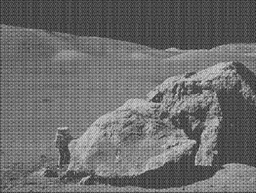
#> input picture lab_5/periodic_noise.JPG, 256 x 193 px, shrunk from 787 x 594 before the run
$ jupyter execute lab_5.ipynb
#> lines starting #> are read from the running program, lines starting #| are printed output that depends on the picture; after the words box and inside, x2 and y2 are one past the last pixel; in counts of white or black regions, pixels touching at a corner belong together
[cell 1]
import numpy as np
import cv2 as cv
from matplotlib import pyplot as plt

Реализуйте высокочастотную фильтрацию на основе ядра Гаусса

[cell 2]
img = cv.imread('periodic_noise.JPG', cv.IMREAD_GRAYSCALE)
#> img is the input picture: shape (193, 256); min 25, max 231, mean 107.7

dft = cv.dft(np.float32(img), flags = cv.DFT_COMPLEX_OUTPUT)
dft_shift = np.fft.fftshift(dft)

magnitude_spectrum = 20*np.log(cv.magnitude(dft_shift[:,:,0],dft_shift[:,:,1]))
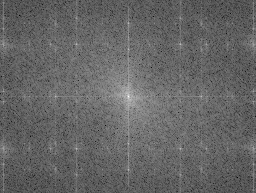
#> magnitude_spectrum: shape (193, 256) float32; min 44.96, max 309.8, mean 150.5; drawn with min black and max white

plt.subplot(121),plt.imshow(img, cmap = 'gray')
plt.title('Input Image'), plt.xticks([]), plt.yticks([])
plt.subplot(122),plt.imshow(magnitude_spectrum, cmap = 'gray')
plt.title('Magnitude Spectrum'), plt.xticks([]), plt.yticks([])
plt.show()
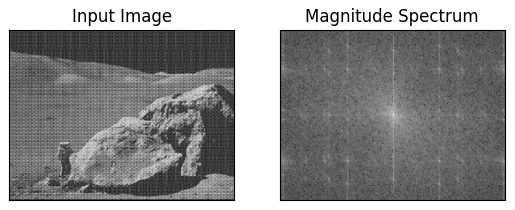
#> figure drawn by matplotlib, 2 panels

[cell 3]
rows, cols = img.shape
#> rows = 193; cols = 256
center_row, center_col = rows // 2, cols // 2
#> center_row = 96; center_col = 128

mask = np.ones((rows, cols, 2), np.float32)

sigma = 30
for i in range(rows):
    for j in range(cols):
        dist = np.sqrt((i - center_row)**2 + (j - center_col)**2)
        mask[i, j, :] = 1 - np.exp(-(dist**2)/(2 * sigma**2))

dft_shift = dft_shift * mask

f_ishift = np.fft.ifftshift(dft_shift)
img_back = cv.idft(f_ishift)
img_back = cv.magnitude(img_back[:,:,0],img_back[:,:,1])
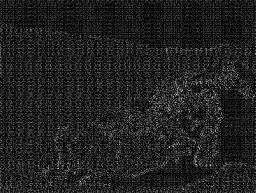
#> img_back: shape (193, 256) float32; min 0.898, max 4713413.5, mean 627444.8; drawn with min black and max white
mask_hpf_vis = mask[:,:,0]
plt.subplot(231),plt.imshow(img, cmap = 'gray')
plt.title('Input Image'), plt.xticks([]), plt.yticks([])
plt.subplot(232),plt.imshow(mask_hpf_vis, cmap = 'gray')
plt.title('Mask'), plt.xticks([]), plt.yticks([])
plt.subplot(233),plt.imshow(img_back, cmap = 'gray')
plt.title('Filtered image'), plt.xticks([]), plt.yticks([])
plt.show()
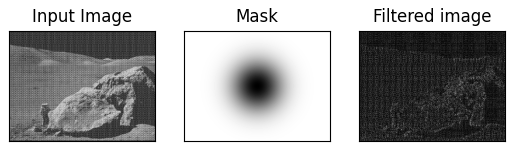
#> figure drawn by matplotlib, 3 panels

Реализуйте удаление периодического шума

[cell 4]
dft = cv.dft(np.float32(img),flags = cv.DFT_COMPLEX_OUTPUT)
dft_shift = np.fft.fftshift(dft)

magnitude_spectrum = 20*np.log(cv.magnitude(dft_shift[:,:,0],dft_shift[:,:,1]))

magnitude_norm = cv.normalize(magnitude_spectrum, None, 0, 255, cv.NORM_MINMAX, cv.CV_8U)

_, thresh = cv.threshold(magnitude_norm, 200, 255, cv.THRESH_BINARY)
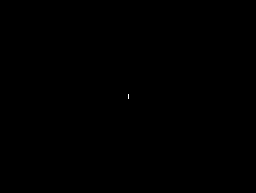
#> thresh: shape (193, 256); 0.01% white in thin lines or dots, all inside (x1, y1, x2, y2) = (128, 94, 129, 99)

peaks = cv.findNonZero(thresh)
#> peaks = [[128, 94], [128, 95], [128, 96], [128, 97], [128, 98]]

rows, cols = img.shape
noise_mask = np.ones((rows, cols, 2), dtype=np.float32)
r = 5

center_row, center_col = cols // 2, rows // 2
#> center_row = 128; center_col = 96

if peaks is not None:
    for pt in peaks:
        x, y = pt[0]

        if (x - center_row)**2 + (y - center_col)**2 < r**2:
            continue

        for i in range(rows):
            for j in range(cols):
                if (i - y)**2 + (j - x)**2 < r**2:
                    noise_mask[i, j, :] = 0
#> this loop made 5 passes

dft_shift_filtred = dft_shift * noise_mask

f_ishift = np.fft.ifftshift(dft_shift_filtred)
img_back = cv.idft(f_ishift)
img_back = cv.magnitude(img_back[:,:,0],img_back[:,:,1])
img_back = cv.normalize(img_back, None, 0,255, cv.NORM_MINMAX)
img_back = np.uint8(img_back)

plt.subplot(221),plt.imshow(img, cmap = 'gray')
plt.title('Input Image'), plt.xticks([]), plt.yticks([])
plt.subplot(222),plt.imshow(img_back, cmap = 'gray')
plt.title('Filtered image'), plt.xticks([]), plt.yticks([])
plt.show()

[cell 5]
dft1 = cv.dft(np.float32(img_back), flags = cv.DFT_COMPLEX_OUTPUT)
dft1_shift = np.fft.fftshift(dft1)

magnitude_spectrum1 = 20*np.log(cv.magnitude(dft1_shift[:,:,0],dft_shift[:,:,1]))

plt.subplot(122),plt.imshow(magnitude_spectrum1, cmap = 'gray')
plt.title('Magnitude Spectrum'), plt.xticks([]), plt.yticks([])
plt.show()
